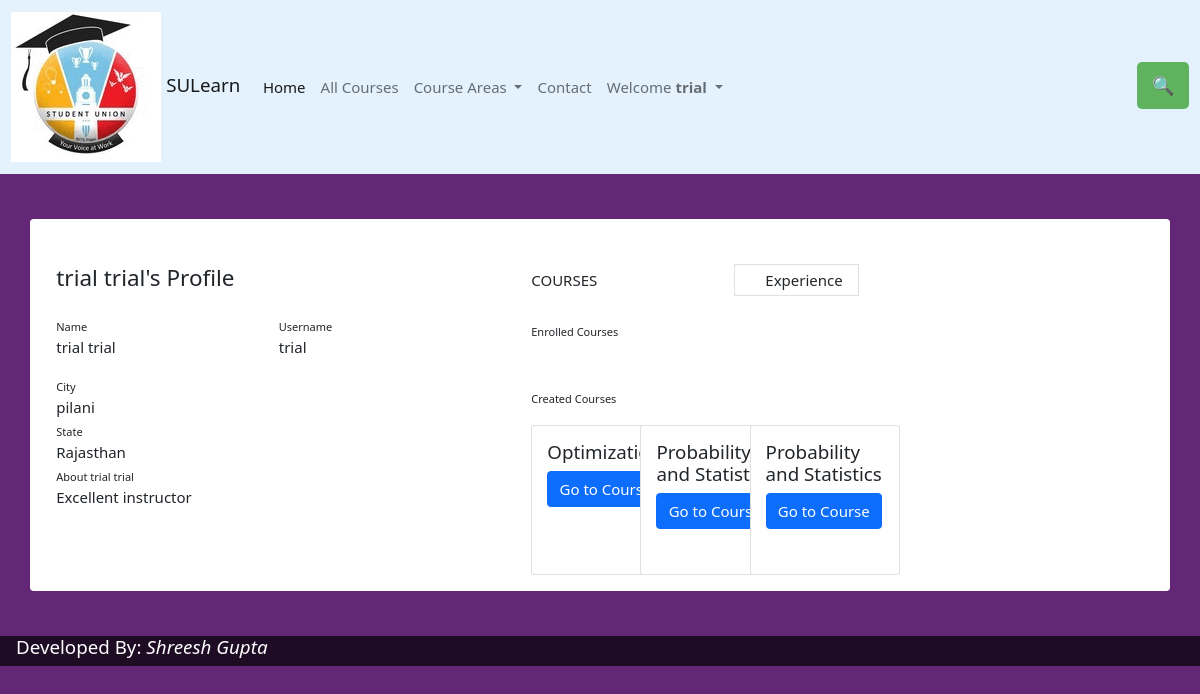
/details/ (signed in), run on the app's committed database.
### course/models.py (models this page shows, shortened)
class userDetail(models.Model):
    username=models.CharField(max_length=50)
    name=models.CharField(max_length=100)
    email=models.EmailField()
    dob=models.DateField()
    join_date=models.DateField()
    city=models.CharField(max_length=30)
    state=models.CharField(max_length=30)
    about=RichTextField()

class course(models.Model):
    title=models.CharField(max_length=500)
    areas=models.ManyToManyField(subject)
    description=RichTextField()
    instructor=models.ForeignKey(teacher, on_delete= models.CASCADE)
    material=models.CharField(max_length=1000)

### course/views.py (the view)
# urls.py: path('details/', views.usr_detail, name="usr_details"),
def usr_detail(request):
    a=userDetail.objects.filter(username=request.user)
    i=0
    for x in a:
        i+=1
    if (i==0):
        if request.method =="POST":
            first=request.POST.get('fn')
            last=request.POST.get("ln")
            name=first+" "+ last
            email=request.POST.get('email')
            city=request.POST.get("city")
            dob=request.POST.get("dob")
            state=request.POST.get('state')
            about=request.POST.get("about")
            usr_detail=userDetail(username=request.user , name=name,email=email, city=city, state=state, about=about, dob=dob, join_date=datetime.today())
            usr_detail.save()
            messages.success(request, 'Your details have been updated.')
            return redirect("/details/")
        return render(request, "course/details.html")
    else:
        data=userCourse.objects.filter(un=request.user)
        instr=teacher.objects.filter(name=request.user)
        data2=models.course.objects.filter(instructor__name__username=request.user)
        return render(request, "course/profile.html", {'datas':a, 'courses': data, 'creations':data2})

### course/templates/course/profile.html (shortened to what this page needs)
{% extends "course/base.html" %}
{% load static %}
{% block content %}
{% for data in datas %}
<div class="container rounded bg-white mt-5 mb-5">
    <div class="row">
        <div class="col-md-5 border-right">
            <div class="p-3 py-5">
                <div class="d-flex justify-content-between align-items-center mb-3">
                    <h4 class="text-right">{{data.name}}'s Profile</h4>
                </div>
                <div class="row mt-2">
                    <div class="col-md-6"><label class="labels">Name </label><br>{{data.name}}</div>
                    <div class="col-md-6"><label class="labels">Username</label><br>{{data.username}}</div>
                </div>
                <div class="row mt-3">
                    <div class="col-md-12"><label class="labels">City</label><br>{{data.city}}</div>
                    <div class="col-md-12"><label class="labels">State</label><br>{{data.state}}</div>
                    <div class="col-md-12"><label class="labels">About {{data.name}}</label><br>{{data.about | safe}}</div>
                </div>
            </div>
        </div>
        <div class="col-md-4">
            <div class="p-3 py-5">
                <div class="d-flex justify-content-between align-items-center experience"><span>COURSES</span><span class="border px-3 p-1 add-experience"><i class="fa fa-plus"></i>&nbsp;Experience</span></div><br>
                <div class="col-md-12"><label class="labels">Enrolled Courses</label>
                    </div> <br>
                    <br>
                    {% if perms.course.add_course %}
                <div class="col-md-12"><label class="labels">Created Courses</label>
                    {% for data in creations %}
                    <form action="/course/" method="GET">
                        <div class="w3-display-container w3-col s12 m4 l4 w3-section">
                          <div class="card" style="width: 10rem; height: 10rem;">
                            <div class="card-body hover_trans_grey">
                              <h5 class="card-title">{{data.title}}</h5>
                              <button type="submit" class="btn btn-primary w3-button" name="s" value="{{data.pk}}">Go to Course</button>
                            </div>
                          </div>
                          </div>
                      </form>
                    {% endfor %}
                </div>
                {% endif %}
            </div>
        </div>
    </div>
</div>
{% endfor %}
{% endblock %}

### course/templates/course/base.html (shortened to what this page needs)
{% load static %}
<!DOCTYPE html>
<html>
  <head>
<link rel="stylesheet" href="{% static 'course/stylesheet.css' %}">
<link rel="stylesheet" href="{% static 'course/style.css' %}">
<link rel="stylesheet" href="{% static 'course/stylesheet1.css' %}">
<link rel="stylesheet" href="{% static 'course/css/bootstrap.min.css' %}">
    <link rel="stylesheet" href="{% static 'style.css' %}">
    <link rel="stylesheet" href="{% static 'stylesheet.css' %}">
    <link rel="stylesheet" href="{% static 'stylesheet1.css' %}">
    <link rel="stylesheet" href="{% static 'css/bootstrap.min.css' %}">
  </head>
   </head>
<body>
    <nav class="navbar navbar-expand-lg navbar-light" style="background-color: #e3f2fd;">
        <div class="container-fluid">
          <a class="navbar-brand" href="/"><img src="{% static 'course/glogo.gif' %}" class="d-inline-block align-text-center">  SULearn</a>
          <div class="collapse navbar-collapse" id="navbarSupportedContent">
            <ul class="navbar-nav me-auto mb-2 mb-lg-0">
              <li class="nav-item">
                <a class="nav-link active" aria-current="page" href="/">Home</a>
              </li>
              <li class="nav-item">
                <a class="nav-link" href="/course_page/">All Courses</a>
              </li>
              <li class="nav-item dropdown">
                <a class="nav-link dropdown-toggle" href="#" role="button"  aria-expanded="false">
                  Course Areas
                </a>
              </li>
              <li class="nav-item">
                <a class="nav-link w3-button" href="/contact/" tabindex="-1" aria-disabled="false" style="text-align: left;">Contact</a>
              </li>
            {% if request.user.is_authenticated %}
            <li class="nav-item dropdown">
              <a class="nav-link dropdown-toggle" href="" id="navbarDropdown" role="button" data-bs-toggle="dropdown" aria-expanded="false">
                Welcome <b>{{request.user}}</b>
              </a>
            </li>
            {% else %}
              <li class="nav-item">
                <a class="nav-link w3-button" href="/accounts/login/" tabindex="-1" aria-disabled="false">Log In</a>
              </li>
            {% endif %}
            </ul>
            <div class="search1">
                <button id="click" class="search-btn w3-right w3-large">
                    &#128269;
                </button>
            </div>
          </div>
        </div>
      </nav>
    {% block content %}
    {% endblock %}
    {% block footer %}
    <div class="w3-container w3-text-white" style="background-color: rgba(0,0,0,0.7);width: 100%; bottom: 0;">
        <h5>Developed By: <a href="https://www.linkedin.com/in/shreesh-gupta-3b7b57205/" style="text-decoration: none; color: white;"><i>Shreesh Gupta</i></a></h5>
    </div>
</body>
</html>
{% endblock %}

### course/static/course/stylesheet.css (style rules this page uses)
html { box-sizing:border-box }
*,*:before,*:after { box-sizing:inherit }
html { -ms-text-size-adjust:100%;-webkit-text-size-adjust:100% }
body { margin:0 }
article,aside,details,figcaption,figure,footer,header,main,menu,nav,section { display:block }
a { background-color:transparent }
b,strong { font-weight:bolder }
img { border-style:none }
button,input,select,textarea,optgroup { font:inherit;margin:0 }
button,input { overflow:visible }
button,select { text-transform:none }
button,[type=button],[type=reset],[type=submit] { -webkit-appearance:button }
html,body { font-family:Verdana,sans-serif;font-size:15px;line-height:1.5 }
html { overflow-x:hidden }
h4 { font-size:20px }
h5 { font-size:18px }
h1,h2,h3,h4,h5,h6 { font-family:"Segoe UI",Arial,sans-serif;font-weight:400;margin:10px 0 }
img { vertical-align:middle }
a { color:inherit }
.w3-btn,.w3-button { border:none;display:inline-block;padding:8px 16px;vertical-align:middle;overflow:hidden;text-decoration:none;color:inherit;background-color:inherit;text-align:center;cursor:pointer;white-space:nowrap }
.w3-btn,.w3-button { -webkit-touch-callout:none;-webkit-user-select:none;-khtml-user-select:none;-moz-user-select:none;-ms-user-select:none;user-select:none }
.w3-tooltip,.w3-display-container { position:relative }
.w3-container:after,.w3-container:before,.w3-panel:after,.w3-panel:before,.w3-row:after,.w3-row:before,.w3-row-padding:after,.w3-row-padding:before, .w3-cell-row:before,.w3-cell-row:after,.w3-clear:after,.w3-clear:before,.w3-bar:before,.w3-bar:after { content:"";display:table;clear:both }
.w3-col,.w3-half,.w3-third,.w3-twothird,.w3-threequarter,.w3-quarter { float:left;width:100% }
.w3-col.s12 { width:99.99999% }
@media (min-width:601px) { .w3-col.m4,.w3-third { width:33.33333% } }
@media (min-width:993px) { .w3-col.l4 { width:33.33333% } }
.w3-container,.w3-panel { padding:0.01em 16px }
.w3-large { font-size:18px!important }
.w3-section,.w3-code { margin-top:16px!important;margin-bottom:16px!important }
.w3-right { float:right!important }
.w3-text-white,.w3-hover-text-white:hover { color:#fff!important }

### course/static/course/style.css (style rules this page uses)
.w3-left, .w3-right, .w3-badge { cursor: pointer; }
.search-btn { border: 0; margin: 0; background-color: rgb(95, 179, 95); color: antiquewhite; padding: 10px 15px; border-radius: 5px; font-size: 20px; }

### course/static/course/stylesheet1.css (style rules this page uses)
.fa { display:inline-block;font:normal normal normal 14px/1 FontAwesome;font-size:inherit;text-rendering:auto;-webkit-font-smoothing:antialiased;-moz-osx-font-smoothing:grayscale }
.fa-plus:before { content:"\f067" }

### course/templates/course/base.html (style rules this page uses)
.fa { color: #fff; transition: all 0.8s ease-in-out; }

### course/templates/course/profile.html (style rules this page uses)
body { background: rgb(99, 39, 120) }
.labels { font-size: 11px }

### data on the page
userDetail: name "trial trial", username "trial", city "pilani", state "Rajasthan", about "Excellent instructor"
course: title "Optimization", {{ data.pk }} 2 (drawn)
course: title "Probability and Statistics", {{ data.pk }} 3 (drawn)
course: title "Probability and Statistics", {{ data.pk }} 4 (drawn)

### other printed values
{{ request.user }} "trial"
